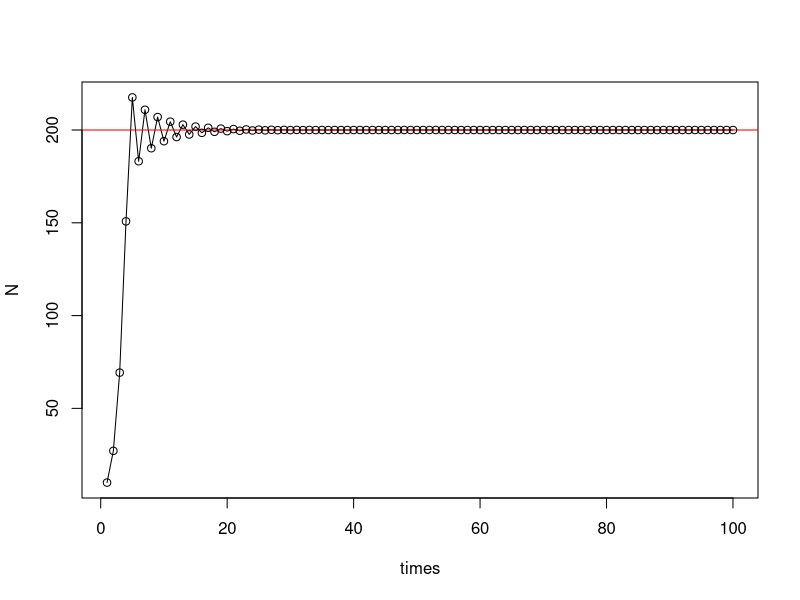
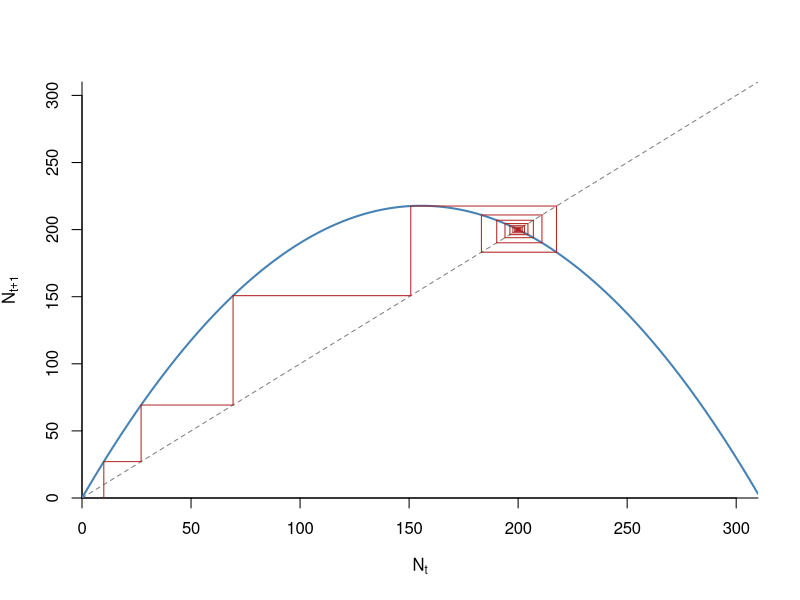
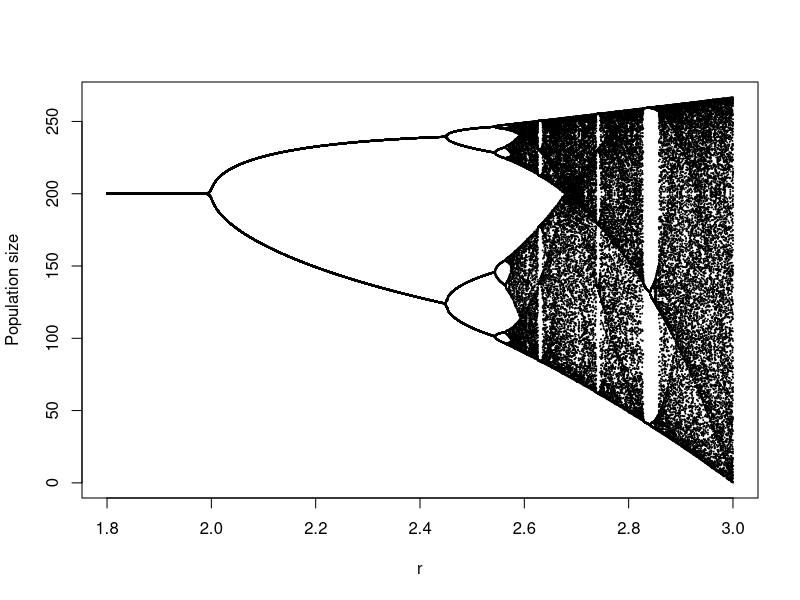

The R source for these figures, in order:
## ---- chunk 1
### (1) Define the discrete logistic growth equation
log_fun <- function(r, N, K){N + r*N*(1-N/K)}
## ---- chunk 2
### (2) Set the parameters
r <- 1.8
K <- 200
N0 <- 10
time <- 100
Parms <- c(r = r, K = K)

### (3) Use for loop to iterate over the time sequence
pop_size <- data.frame(times = 1:time)
pop_size$N[1] <- N0
for(i in 2:time){
  pop_size$N[i] <- log_fun(r = r, N = pop_size$N[i - 1], K = K)
}

### (4) Population trajectory
plot(N ~ times, data = pop_size, type = "l")
abline(h = K, col = "red")
points(N ~ times, data = pop_size)
## ---- chunk 3
###### Part 2: Generic cobweb
### (1) define function
ReturnMap <- function(Func, x0, times, xmax, curve_n = 1000, parms){
  
  # get time series iteration
  x <- rep(x0, times)
  for(i in 2:times){
    x[i] <- Func(x[i-1], parms)
  }
  
  # get fine grid for function curve
  x.grid <- seq(0, xmax, length.out = curve_n)
  y.grid <- Func(x.grid, parms)
  ymax <- max(y.grid, xmax)
  
  # create canvas
  plot(NA, xlim = c(0, xmax), ylim = c(0, ymax), xaxs = "i", yaxs = "i", bty = "l", 
       xlab = expression(N[t]), ylab = expression(N[t+1]))
  abline(a = 0, b = 1, lty = 2, col = "grey50")          
  lines(x.grid, y.grid, col = "steelblue", lwd = 2)      
  
  # cobweb (horizontal to diagonal, vertical up to function)
  segments(x0 = x[1], y0 = 0,   x1 = x[1],   y1 = x[2], col = "firebrick")
  for(i in 2:(times-1)){
    segments(x0 = x[i-1], y0 = x[i],   
             x1 = x[i],   y1 = x[i], col = "firebrick")
    segments(x0 = x[i],   y0 = x[i], 
             x1 = x[i],   y1 = x[i+1], col = "firebrick")
  }
  
}

### (2) Set up discrete logistic function with outside parameters
Logistic <- function(N, parms){
  with(as.list(parms), {
    return(N + r*N*(1-N/K))
  })
}
Parms <- c(r = r, K = K)

### (3) Use the ReturnMap function
ReturnMap(Func = Logistic,
          x0 = 10, 
          times = 150,
          xmax = 310,
          curve_n = 1000, 
          parms = Parms)
## ---- chunk 4
knitr::include_app("https://genchanghsu0115.shinyapps.io/Discrete_logistic_mod_shinyapp/", height = "750px")
## ---- chunk 5
##### Part 3: Logistic map and bifurcation
### (1) Define the function
RickerPlot <- function(Func, variable, var_vec, x0, times, x_print = 200, parms){
  
  # prepare saving space 
  data_plot <- data.frame(var = rep(var_vec, each = x_print), x = 0)
  
  # change bifurcation parameter
  for (k in 1:length(var_vec)){
    parms[variable] <- var_vec[k]
    x <- rep(x0, times)
    
    # get time series with new bifurcation parameter
    for(i in 2:times){
      x[i] <- Func(x[i-1], parms)
    }
    
    # save the data
    data_plot$x[(1 + (k - 1)*x_print):(k*x_print)] <- x[(times - x_print + 1):times]
  }
  
  # plot 
  plot(x ~ var, data = data_plot, cex = 0.05, pch = 20, 
       xlab = variable, ylab = "Population size")
  
}

#### Discrete logistic function with outside parameters
Logistic <- function(N, parms){
  with(as.list(parms), {
    return(N + r*N*(1-N/K))
  })
}

### (2) Parameter setting
Parms <- c(r = r, K = K)
r_seq <- seq(from = 1.8, to = 3, by = 0.001)

### (3) Use generic ricker plot function
RickerPlot(Func = Logistic, 
           variable = "r", 
           var_vec = r_seq, 
           x0 = 10, 
           times = 500, 
           x_print = 100, 
           parms = Parms)

